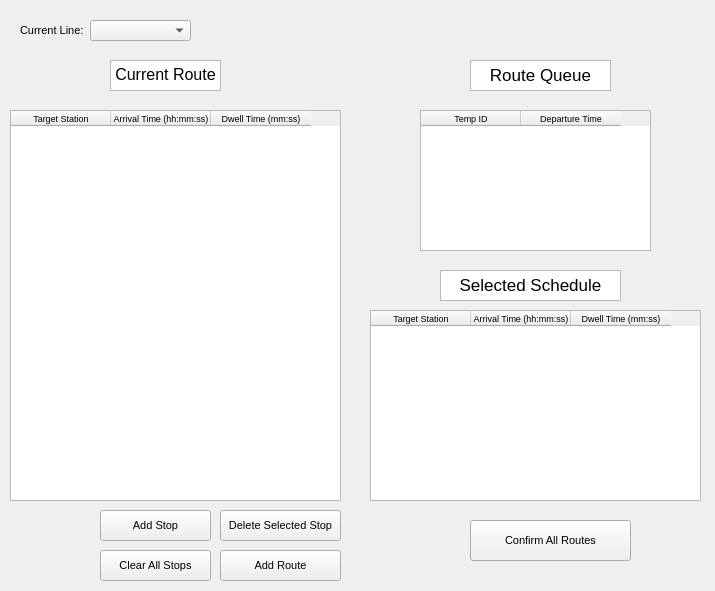
<?xml version="1.0" encoding="UTF-8"?>
<ui version="4.0">
 <class>schedule_builder</class>
 <widget class="QMainWindow" name="schedule_builder">
  <property name="geometry">
   <rect>
    <x>0</x>
    <y>0</y>
    <width>715</width>
    <height>591</height>
   </rect>
  </property>
  <property name="windowTitle">
   <string>Schedule Builder</string>
  </property>
  <widget class="QWidget" name="centralwidget">
   <widget class="QLabel" name="current_line_label">
    <property name="geometry">
     <rect>
      <x>20</x>
      <y>20</y>
      <width>81</width>
      <height>20</height>
     </rect>
    </property>
    <property name="font">
     <font>
      <family>Arial</family>
      <pointsize>8</pointsize>
     </font>
    </property>
    <property name="text">
     <string>Current Line:</string>
    </property>
   </widget>
   <widget class="QComboBox" name="line_value_box">
    <property name="geometry">
     <rect>
      <x>90</x>
      <y>20</y>
      <width>101</width>
      <height>21</height>
     </rect>
    </property>
    <property name="font">
     <font>
      <family>Arial</family>
      <pointsize>8</pointsize>
     </font>
    </property>
   </widget>
   <widget class="QTableWidget" name="route_table">
    <property name="geometry">
     <rect>
      <x>10</x>
      <y>110</y>
      <width>331</width>
      <height>391</height>
     </rect>
    </property>
    <property name="font">
     <font>
      <pointsize>7</pointsize>
     </font>
    </property>
    <property name="alternatingRowColors">
     <bool>true</bool>
    </property>
    <property name="wordWrap">
     <bool>true</bool>
    </property>
    <column>
     <property name="text">
      <string>Target Station</string>
     </property>
     <property name="font">
      <font>
       <pointsize>7</pointsize>
      </font>
     </property>
    </column>
    <column>
     <property name="text">
      <string>Arrival Time (hh:mm:ss)</string>
     </property>
     <property name="font">
      <font>
       <pointsize>7</pointsize>
      </font>
     </property>
    </column>
    <column>
     <property name="text">
      <string>Dwell Time (mm:ss)</string>
     </property>
     <property name="font">
      <font>
       <pointsize>7</pointsize>
      </font>
     </property>
    </column>
   </widget>
   <widget class="QPushButton" name="route_add_stop_button">
    <property name="geometry">
     <rect>
      <x>100</x>
      <y>510</y>
      <width>111</width>
      <height>31</height>
     </rect>
    </property>
    <property name="font">
     <font>
      <family>Arial</family>
      <pointsize>8</pointsize>
     </font>
    </property>
    <property name="text">
     <string>Add Stop</string>
    </property>
   </widget>
   <widget class="QPushButton" name="route_delete_stops_button">
    <property name="geometry">
     <rect>
      <x>220</x>
      <y>510</y>
      <width>121</width>
      <height>31</height>
     </rect>
    </property>
    <property name="font">
     <font>
      <family>Arial</family>
      <pointsize>8</pointsize>
     </font>
    </property>
    <property name="text">
     <string>Delete Selected Stop</string>
    </property>
   </widget>
   <widget class="QPushButton" name="route_clear_all_stops_button">
    <property name="geometry">
     <rect>
      <x>100</x>
      <y>550</y>
      <width>111</width>
      <height>31</height>
     </rect>
    </property>
    <property name="font">
     <font>
      <family>Arial</family>
      <pointsize>8</pointsize>
     </font>
    </property>
    <property name="text">
     <string>Clear All Stops</string>
    </property>
   </widget>
   <widget class="QPushButton" name="route_add_route_button">
    <property name="geometry">
     <rect>
      <x>220</x>
      <y>550</y>
      <width>121</width>
      <height>31</height>
     </rect>
    </property>
    <property name="font">
     <font>
      <family>Arial</family>
      <pointsize>8</pointsize>
     </font>
    </property>
    <property name="text">
     <string>Add Route</string>
    </property>
   </widget>
   <widget class="QTextBrowser" name="current_route_label">
    <property name="geometry">
     <rect>
      <x>110</x>
      <y>60</y>
      <width>111</width>
      <height>31</height>
     </rect>
    </property>
    <property name="font">
     <font>
      <family>Arial</family>
     </font>
    </property>
    <property name="html">
     <string>&lt;!DOCTYPE HTML PUBLIC &quot;-//W3C//DTD HTML 4.0//EN&quot; &quot;http://www.w3.org/TR/REC-html40/strict.dtd&quot;&gt;
&lt;html&gt;&lt;head&gt;&lt;meta name=&quot;qrichtext&quot; content=&quot;1&quot; /&gt;&lt;style type=&quot;text/css&quot;&gt;
p, li { white-space: pre-wrap; }
&lt;/style&gt;&lt;/head&gt;&lt;body style=&quot; font-family:'Arial'; font-size:12pt; font-weight:400; font-style:normal;&quot;&gt;
&lt;p align=&quot;center&quot; style=&quot; margin-top:0px; margin-bottom:0px; margin-left:0px; margin-right:0px; -qt-block-indent:0; text-indent:0px;&quot;&gt;Current Route&lt;/p&gt;&lt;/body&gt;&lt;/html&gt;</string>
    </property>
   </widget>
   <widget class="QTableWidget" name="route_queue_table">
    <property name="geometry">
     <rect>
      <x>420</x>
      <y>110</y>
      <width>231</width>
      <height>141</height>
     </rect>
    </property>
    <property name="font">
     <font>
      <pointsize>7</pointsize>
     </font>
    </property>
    <property name="editTriggers">
     <set>QAbstractItemView::NoEditTriggers</set>
    </property>
    <attribute name="verticalHeaderCascadingSectionResizes">
     <bool>true</bool>
    </attribute>
    <column>
     <property name="text">
      <string>Temp ID</string>
     </property>
    </column>
    <column>
     <property name="text">
      <string>Departure Time</string>
     </property>
    </column>
   </widget>
   <widget class="QTableWidget" name="selected_schedule_table">
    <property name="geometry">
     <rect>
      <x>370</x>
      <y>310</y>
      <width>331</width>
      <height>191</height>
     </rect>
    </property>
    <property name="font">
     <font>
      <pointsize>7</pointsize>
     </font>
    </property>
    <property name="editTriggers">
     <set>QAbstractItemView::NoEditTriggers</set>
    </property>
    <property name="alternatingRowColors">
     <bool>true</bool>
    </property>
    <property name="wordWrap">
     <bool>true</bool>
    </property>
    <column>
     <property name="text">
      <string>Target Station</string>
     </property>
     <property name="font">
      <font>
       <pointsize>7</pointsize>
      </font>
     </property>
    </column>
    <column>
     <property name="text">
      <string>Arrival Time (hh:mm:ss)</string>
     </property>
     <property name="font">
      <font>
       <pointsize>7</pointsize>
      </font>
     </property>
    </column>
    <column>
     <property name="text">
      <string>Dwell Time (mm:ss)</string>
     </property>
     <property name="font">
      <font>
       <pointsize>7</pointsize>
      </font>
     </property>
    </column>
   </widget>
   <widget class="QTextBrowser" name="route_queue_label">
    <property name="geometry">
     <rect>
      <x>470</x>
      <y>60</y>
      <width>141</width>
      <height>31</height>
     </rect>
    </property>
    <property name="font">
     <font>
      <family>Arial</family>
     </font>
    </property>
    <property name="html">
     <string>&lt;!DOCTYPE HTML PUBLIC &quot;-//W3C//DTD HTML 4.0//EN&quot; &quot;http://www.w3.org/TR/REC-html40/strict.dtd&quot;&gt;
&lt;html&gt;&lt;head&gt;&lt;meta name=&quot;qrichtext&quot; content=&quot;1&quot; /&gt;&lt;style type=&quot;text/css&quot;&gt;
p, li { white-space: pre-wrap; }
&lt;/style&gt;&lt;/head&gt;&lt;body style=&quot; font-family:'Arial'; font-size:12pt; font-weight:400; font-style:normal;&quot;&gt;
&lt;p align=&quot;center&quot; style=&quot; margin-top:0px; margin-bottom:0px; margin-left:0px; margin-right:0px; -qt-block-indent:0; text-indent:0px;&quot;&gt;&lt;span style=&quot; font-family:'.AppleSystemUIFont'; font-size:13pt;&quot;&gt;Route Queue&lt;/span&gt;&lt;/p&gt;&lt;/body&gt;&lt;/html&gt;</string>
    </property>
   </widget>
   <widget class="QTextBrowser" name="selected_schedule_label">
    <property name="geometry">
     <rect>
      <x>440</x>
      <y>270</y>
      <width>181</width>
      <height>31</height>
     </rect>
    </property>
    <property name="font">
     <font>
      <family>Arial</family>
     </font>
    </property>
    <property name="html">
     <string>&lt;!DOCTYPE HTML PUBLIC &quot;-//W3C//DTD HTML 4.0//EN&quot; &quot;http://www.w3.org/TR/REC-html40/strict.dtd&quot;&gt;
&lt;html&gt;&lt;head&gt;&lt;meta name=&quot;qrichtext&quot; content=&quot;1&quot; /&gt;&lt;style type=&quot;text/css&quot;&gt;
p, li { white-space: pre-wrap; }
&lt;/style&gt;&lt;/head&gt;&lt;body style=&quot; font-family:'Arial'; font-size:12pt; font-weight:400; font-style:normal;&quot;&gt;
&lt;p align=&quot;center&quot; style=&quot; margin-top:0px; margin-bottom:0px; margin-left:0px; margin-right:0px; -qt-block-indent:0; text-indent:0px;&quot;&gt;&lt;span style=&quot; font-family:'.AppleSystemUIFont'; font-size:13pt;&quot;&gt;Selected Schedule&lt;/span&gt;&lt;/p&gt;&lt;/body&gt;&lt;/html&gt;</string>
    </property>
   </widget>
   <widget class="QPushButton" name="confirm_all_routes_button">
    <property name="geometry">
     <rect>
      <x>470</x>
      <y>520</y>
      <width>161</width>
      <height>41</height>
     </rect>
    </property>
    <property name="font">
     <font>
      <family>Arial</family>
      <pointsize>8</pointsize>
     </font>
    </property>
    <property name="text">
     <string>Confirm All Routes</string>
    </property>
   </widget>
  </widget>
 </widget>
 <resources/>
 <connections/>
</ui>
